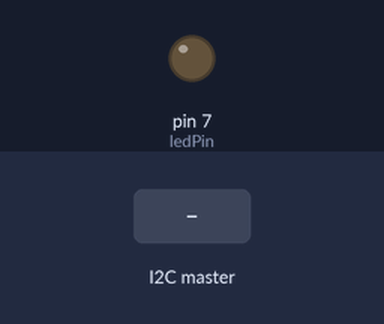
This sketch was run on a simulated Arduino Uno, built with avr-gcc and run on an emulated ATmega328P. Parts: output pins drawn as LEDs (lit = HIGH). The inputs (shaded band) are chosen by the test bench.

Above: at 1.2 s.
1.3 s: the I2C master sends the byte 1
At 2.4 s:
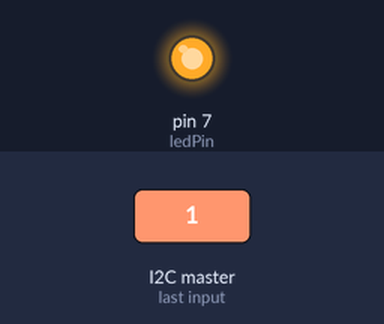
2.8 s: the I2C master sends the byte 0
At 3.6 s:
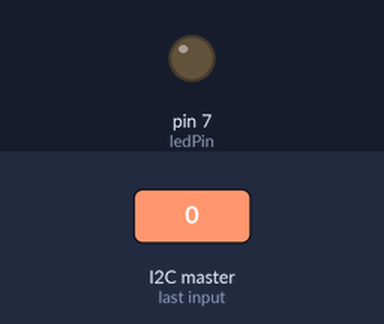
Timing chart, 0 to 5.8 s (numbered marks = the images above; inputs shaded):
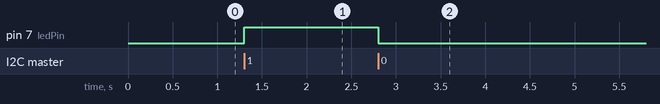

The sketch:

CODIGO_DE_COMUNICA__O_SERIAL_ESCRAVO.ino
```cpp
#include <Wire.h>                //Inclui a biblioteca I2C

#define ledPin 7

//Função auxiliar para processar os dados recebidos do Master
void receiveEvent()
{
  while (Wire.available()){

      // le o byte recebido
    char received = Wire.read();

    // se o byte recebido for igual a 0, apaga o LED
    if (received == 0) {
      digitalWrite(ledPin, LOW);
    }

    // se o byte recebido for igual a 1 acende o LED
    if (received == 1) {
      digitalWrite(ledPin, HIGH);
    }

  }
}


void setup()
{
  pinMode(ledPin, OUTPUT);             //Saída para o LED
  digitalWrite(ledPin, LOW);

  Wire.begin(15);                //Barramento I2C do endereço 15
  Serial.begin(9600);

}

void loop()
{
  Wire.onReceive(receiveEvent);  //Recepção de dados (chama função auxiliar)
  delay(100);
}
```

Measured:
- after the input at 1.3 s, pin 7 (ledPin): LOW → HIGH at once
- after the input at 2.8 s, pin 7 (ledPin): HIGH → LOW at once
